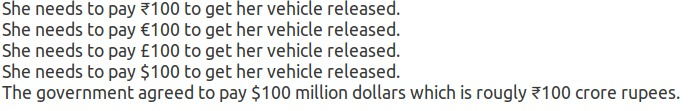
#> input picture annotation/media/tess_rupee_test.jpg, 690 x 111 px
$ python -i table_detect_all.py   (imports and definitions only)
#> lines starting #> are read from the running program, lines starting #| are printed output that depends on the picture; after the words box and inside, x2 and y2 are one past the last pixel; in counts of white or black regions, pixels touching at a corner belong together
#> further down, picture is the input picture: shape (111, 690, 3); mean B, G, R 231.1, 231.9, 231.4
import cv2
import numpy as np
import pandas as pd
import matplotlib.pyplot as plt
import csv

from google.colab.patches import cv2_imshow

try:
    from PIL import Image
except ImportError:
    import Image
import pytesseract as tess
import pytesseract


def recognize_structure(img):
    #tess.pytesseract.tesseract_cmd = 'C:/Program Files/Tesseract-OCR/tesseract.exe'

    #print(img.shape)
    img = cv2.cvtColor(img, cv2.COLOR_BGR2GRAY)
    img_height, img_width = img.shape

    #print("img_height", img_height, "img_width", img_width)

    print("img")
    cv2_imshow(img)

    # thresholding the image to a binary image
    # thresh, img_bin = cv2.threshold(img, 127, 255, cv2.THRESH_BINARY | cv2.THRESH_OTSU)
    img_bin = cv2.adaptiveThreshold(img, 255, cv2.ADAPTIVE_THRESH_GAUSSIAN_C, cv2.THRESH_BINARY, 5, 5)
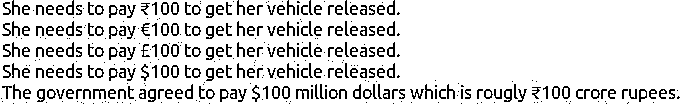
#> img_bin: shape (111, 690); 87% white; black in thin lines or dots

    print("img_bin")
    cv2_imshow(img_bin)


    img_median = cv2.medianBlur(img_bin, 3)
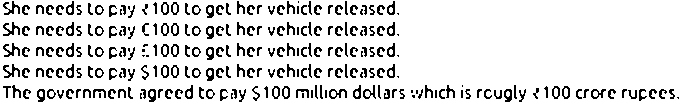
#> img_median: shape (111, 690); 87.8% white; black in thin lines or dots, all inside (x1, y1, x2, y2) = (3, 1, 679, 102)

    print("img_median")
    cv2_imshow(img_median)


    ver_kernel = cv2.getStructuringElement(cv2.MORPH_RECT, (9, img_height*2)) #shape (kernel_len, 1) inverted! xD
    vertical_lines = cv2.erode(img_median, ver_kernel, iterations=1)
#> vertical_lines: shape (111, 690); 1% white; 1 white region, box (x1, y1, x2, y2) and area: (683, 0, 690, 111) 777
    print("vertical_lines")
    cv2_imshow(vertical_lines)

    hor_kernel = cv2.getStructuringElement(cv2.MORPH_RECT, (img_width*2, 9)) #shape (kernel_len, 1) inverted! xD
    horizontal_lines = cv2.erode(img_median, hor_kernel, iterations=1)
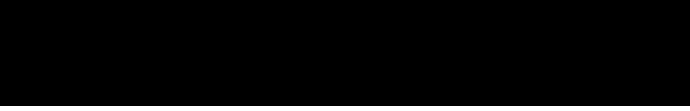
#> horizontal_lines: shape (111, 690); 4.5% white; 1 white region, box (x1, y1, x2, y2) and area: (0, 106, 690, 111) 3450
    print("horizontal_lines")
    cv2_imshow(horizontal_lines)

    # A kernel of 2x2
    kernel = cv2.getStructuringElement(cv2.MORPH_RECT, (2, 2))
    #print(kernel)
    #print(kernel.shape)

    # Combine horizontal and vertical lines in a new third image, with both having same weight.
    img_vh = cv2.addWeighted(vertical_lines, 0.5, horizontal_lines, 0.5, 0.0)
    print("img_vh_1")
    cv2_imshow(img_vh)

    print("~img_vh")
    cv2_imshow(~img_vh)
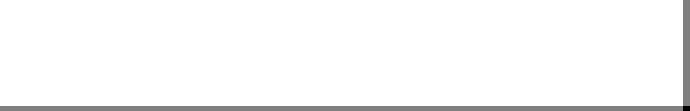
#> shown: shape (111, 690); min 0, max 255, mean 247.9

    # Eroding and thesholding the image
    img_vh = cv2.erode(~img_vh, kernel, iterations=2)
    print("img_vh_2")
    cv2_imshow(img_vh)


    thresh, img_vh = cv2.threshold(img_vh, 128, 255, cv2.THRESH_BINARY )
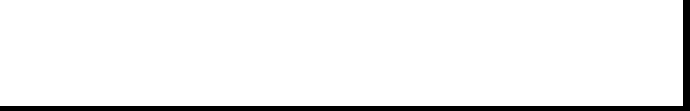
#> img_vh: shape (111, 690); 94.5% white; 1 black region, box (x1, y1, x2, y2) and area: (0, 0, 690, 111) 4192

    print("img_vh_3")
    cv2_imshow(img_vh)

    bitxor = cv2.bitwise_xor(img, img_vh)
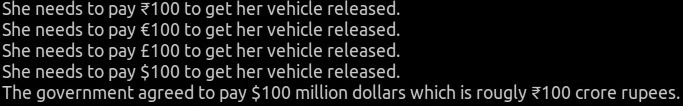
#> bitxor: shape (111, 690); min 0, max 255, mean 37.3
    bitnot = cv2.bitwise_not(bitxor)
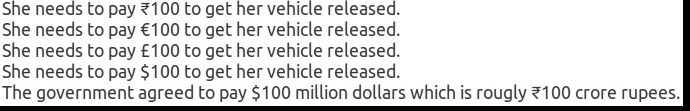
#> bitnot: shape (111, 690); min 0, max 255, mean 217.7
    # Plotting the generated image
    print("bitnot")
    cv2_imshow(bitnot)

    # Detect contours for following box detection
    contours, hierarchy = cv2.findContours(img_vh, cv2.RETR_TREE, cv2.CHAIN_APPROX_SIMPLE)
#> contours = [[[0, 0], [0, 105], [682, 105], [682, 0]]]
    # [4 lines of commented-out code are left out]

    def sort_contours(cnts, method="left-to-right"):
        # initialize the reverse flag and sort index
#> called with method = 'top-to-bottom'
        reverse = False
        i = 0
        # handle if we need to sort in reverse
        if method == "right-to-left" or method == "bottom-to-top":
            reverse = True
        # handle if we are sorting against the y-coordinate rather than
        # the x-coordinate of the bounding box
        if method == "top-to-bottom" or method == "bottom-to-top":
            i = 1
        # construct the list of bounding boxes and sort them from top to
        # bottom
        boundingBoxes = [cv2.boundingRect(c) for c in cnts]
#> boundingBoxes = [(0, 0, 683, 106)]
        (cnts, boundingBoxes) = zip(*sorted(zip(cnts, boundingBoxes),
                                            key=lambda b: b[1][i], reverse=reverse))
#> cnts = ([[0, 0], [0, 105], [682, 105], [682, 0]],); boundingBoxes = ((0, 0, 683, 106),)
        # return the list of sorted contours and bounding boxes
        return (cnts, boundingBoxes)


    # Sort all the contours by top to bottom.
    contours, boundingBoxes = sort_contours(contours, method="top-to-bottom")
#> contours = ([[0, 0], [0, 105], [682, 105], [682, 0]],); boundingBoxes = ((0, 0, 683, 106),)

    # Creating a list of heights for all detected boxes
    heights = [boundingBoxes[i][3] for i in range(len(boundingBoxes))]
#> heights = [106]

    # Get mean of heights
    mean = np.mean(heights)
#> mean = 106

    # Create list box to store all boxes in
    box = []
    # Get position (x,y), width and height for every contour and show the contour on image
    #print("lencontours", len(contours))
    for c in contours:
        x, y, w, h = cv2.boundingRect(c)
        #print("x", x, "y", y, "w", w, "h", h)
        if (w < 0.9*img_width and h < 0.9*img_height):
            image = cv2.rectangle(img, (x, y), (x + w, y + h), (0, 255, 0), 2)
            box.append([x, y, w, h])
#> this loop made 1 pass
#> (c, x, y, w, h) on pass 1: ([[0, 0], [0, 105], [682, 105], [682, 0]], 0, 0, 683, 106)
#> after the loop, box = []

    #cv2_imshow(image)

    # Creating two lists to define row and column in which cell is located
    row = []
    column = []
    j = 0

    #print("len box", len(box))
    # Sorting the boxes to their respective row and column
    for i in range(len(box)):
        if (i == 0):
            column.append(box[i])
            previous = box[i]

        else:
            if (box[i][1] <= previous[1] + mean / 2):
                column.append(box[i])
                previous = box[i]

                if (i == len(box) - 1):
                    row.append(column)

            else:
                row.append(column)
                column = []
                previous = box[i]
                column.append(box[i])
#> this loop made 0 passes
#> after the loop, row = []

    #print(column)
    #print(row)

    # calculating maximum number of cells
    countcol = 0
    index = 0
    for i in range(len(row)):
        current = len(row[i])
        #print("len",len(row[i]))
        if current > countcol:
            countcol = current
            index = i
#> after the loop, countcol = 0; index = 0

    #print("countcol", countcol)

    # Retrieving the center of each column
    #center = [int(row[i][j][0] + row[i][j][2] / 2) for j in range(len(row[i])) if row[0]]
#> (the run stopped early here; a loop or call above may not have finished)

$ run again, on annotation/media/page_1.jpg
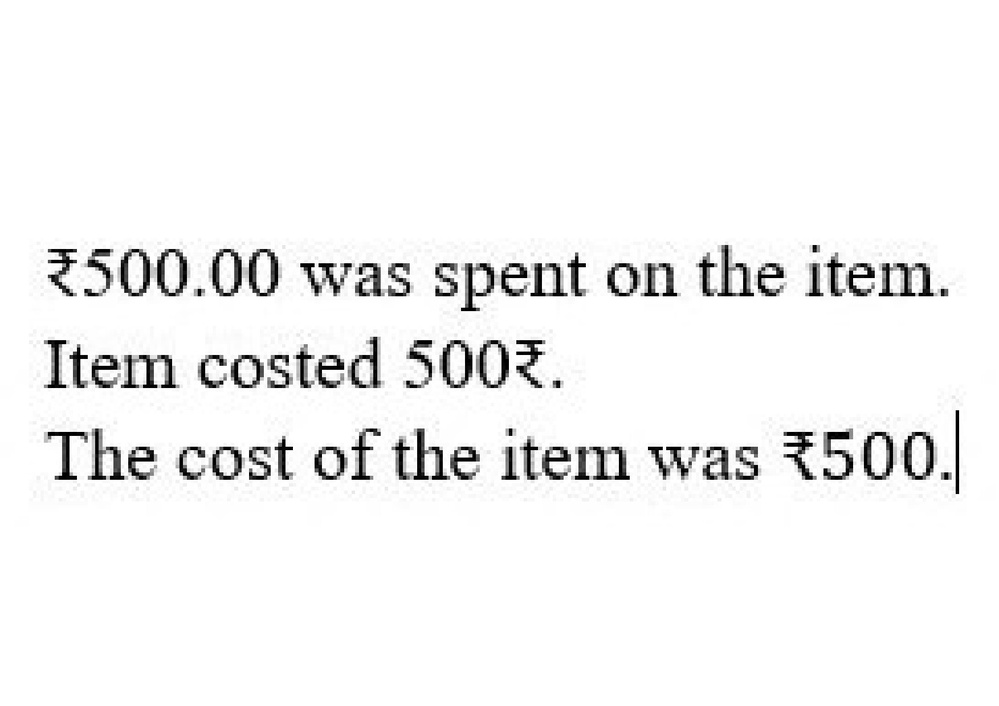
#> input picture annotation/media/page_1.jpg, 999 x 706 px, shrunk from 1753 x 1239 before the run
#> picture is the input picture: shape (706, 999, 3); min 0, max 255, mean 243.9
#> in recognize_structure, `img_bin = cv2.adaptiveThreshold(img, 255, cv2.ADAPTIVE_THRESH_GAUSSIAN..`:
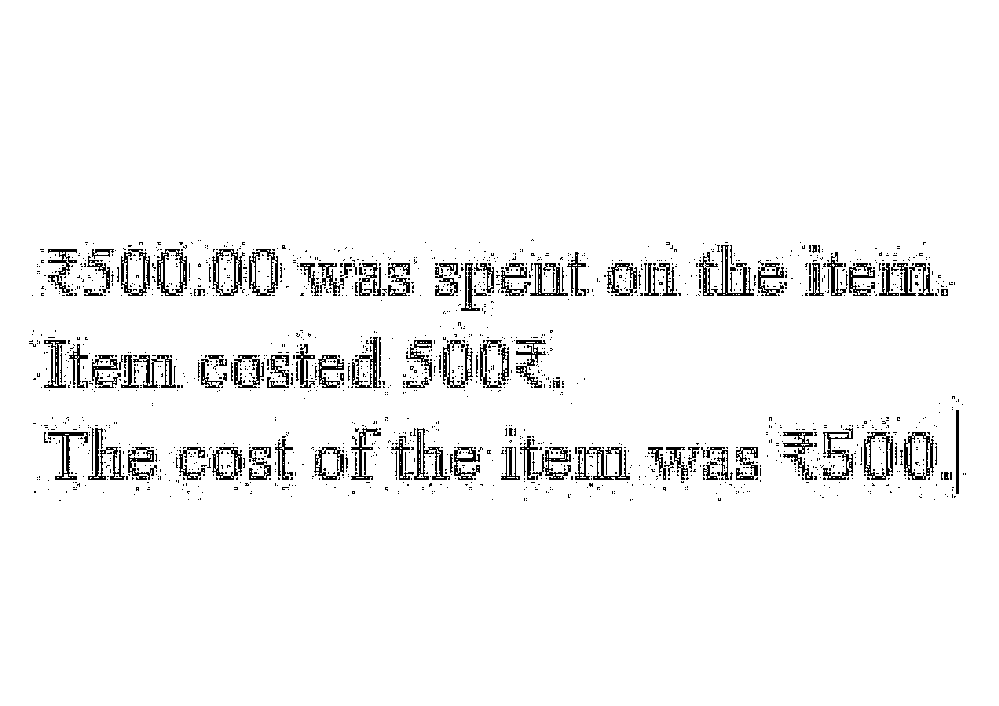
#> img_bin: shape (706, 999); 95.7% white; black in thin lines or dots, all inside (x1, y1, x2, y2) = (29, 239, 966, 501)
#> img_median: shape (706, 999); 96.5% white; 528 black regions (395 under 20 px), largest, box (x1, y1, x2, y2) and area: (879, 263, 937, 296) 682, (121, 355, 183, 388) 634, (900, 432, 933, 480) 546
#> vertical_lines: shape (706, 999); 6.2% white; 2 white regions, box (x1, y1, x2, y2) and area: (963, 0, 999, 706) 25416, (0, 0, 26, 706) 18356
#> horizontal_lines: shape (706, 999); 63.2% white; 3 black regions, box (x1, y1, x2, y2) and area: (0, 406, 999, 505) 98901, (0, 318, 999, 402) 83916, (0, 238, 999, 315) 76923
#> in recognize_structure, `bitnot = cv2.bitwise_not(bitxor)`:
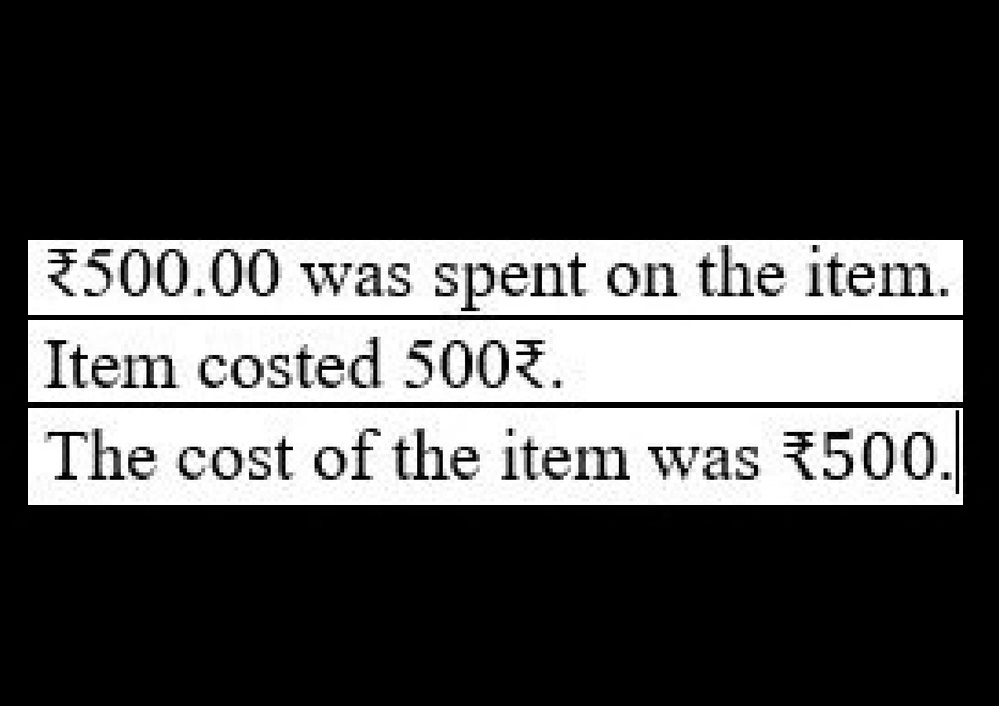
#> bitnot: shape (706, 999); min 0, max 255, mean 74.8
#> contours = 3 contours; box (x1, y1, x2, y2) and area: (28, 408, 963, 505) 89664, (28, 320, 963, 402) 75654, (28, 240, 963, 315) 69116
#> in sort_contours, `boundingBoxes = [cv2.boundingRect(c) for c in cnts]`: boundingBoxes = [(28, 408, 935, 97), (28, 320, 935, 82), (28, 240, 935, 75)]
#> in sort_contours, `(cnts, boundingBoxes) = zip(*sorted(zip(cnts, boundingBoxes), key=lamb..`: cnts has the same summary as contours in recognize_structure; boundingBoxes = ((28, 240, 935, 75), (28, 320, 935, 82), (28, 408, 935, 97))
#> heights = [75, 82, 97]
#> mean = 84.67
#> the loop in recognize_structure, `for c in contours:` made 3 passes
#> (c, y, h) on passes 1 to 3: ([[28, 240], [28, 314], [962, 314], [962, 240]], 240, 75), ([[28, 320], [28, 401], [962, 401], [962, 320]], 320, 82), ([[28, 408], [28, 504], [962, 504], [962, 408]], 408, 97)
#> after the loop in recognize_structure, `for c in contours:`: box = []
#> after the loop in recognize_structure, `for i in range(len(row)):`: countcol = 0

$ run again, on annotation/media/page-1.jpeg
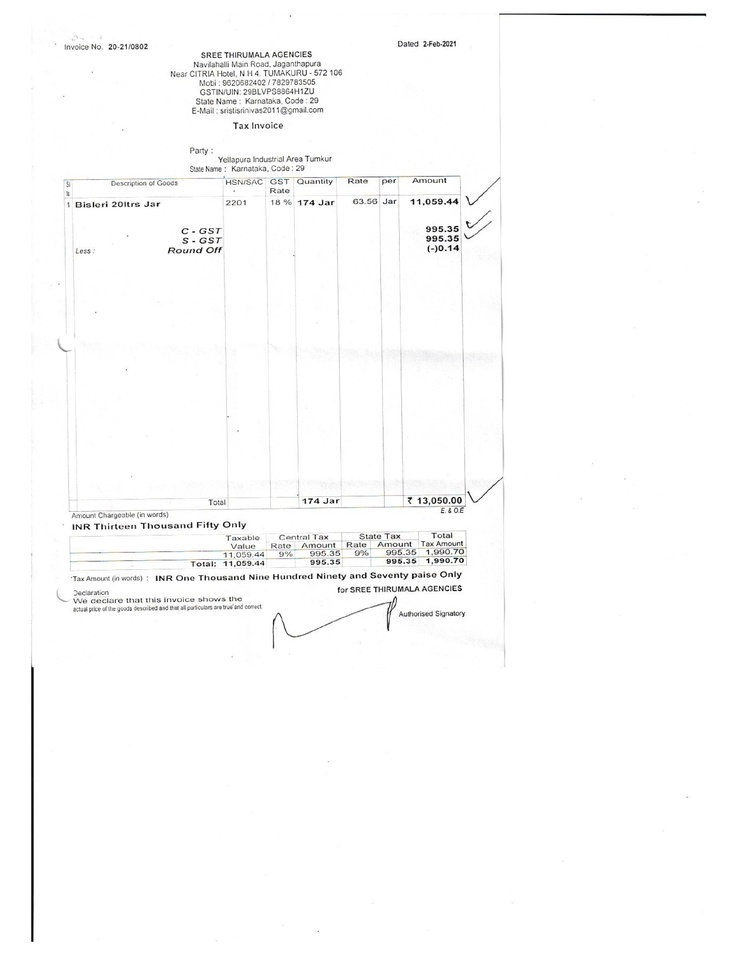
#> input picture annotation/media/page-1.jpeg, 738 x 956 px, shrunk from 2550 x 3301 before the run
#> picture is the input picture: shape (956, 738, 3); mean B, G, R 251.4, 251.5, 251.5
#> img_bin: shape (956, 738); 97.1% white; black in thin lines or dots, all inside (x1, y1, x2, y2) = (31, 13, 706, 942)
#> vertical_lines: shape (956, 738); 20.2% white; 4 white regions, box (x1, y1, x2, y2) and area: (562, 0, 642, 956) 76480, (710, 0, 738, 956) 26768, (0, 0, 27, 956) 25812, (38, 0, 52, 956) 13384
#> horizontal_lines: shape (956, 738); 6.4% white; 5 white regions, box (x1, y1, x2, y2) and area: (0, 642, 738, 662) 14760, (0, 20, 738, 32) 8856, (0, 133, 738, 143) 7380, (0, 946, 738, 956) 7380, (0, 0, 738, 9) 6642
#> in recognize_structure, `bitnot = cv2.bitwise_not(bitxor)`:
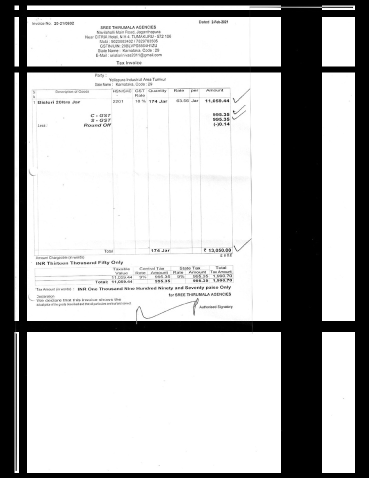
#> bitnot: shape (956, 738) (shown at 1/2 size); min 0, max 255, mean 183.5
#> contours = 12 contours; largest, box (x1, y1, x2, y2) and area: (54, 145, 562, 642) 251472, (54, 664, 562, 946) 142467, (54, 34, 562, 133) 49686, (644, 145, 710, 642) 32240, (644, 664, 710, 946) 18265
#> in sort_contours, `boundingBoxes = [cv2.boundingRect(c) for c in cnts]`: boundingBoxes = [(644, 664, 66, 282), (54, 664, 508, 282), (29, 664, 9, 282), (644, 145, 66, 497), (54, 145, 508, 497), (29, 145, 9, 497), (644, 34, 66, 99), (54, 34, 508, 99), (29, 34, 9, 99), (644, 11, 66, 9), (54, 11, 508, 9), (29, 11, 9, 9)]
#> in sort_contours, `(cnts, boundingBoxes) = zip(*sorted(zip(cnts, boundingBoxes), key=lamb..`: cnts has the same summary as contours in recognize_structure; boundingBoxes = ((644, 11, 66, 9), (54, 11, 508, 9), (29, 11, 9, 9), (644, 34, 66, 99), (54, 34, 508, 99), (29, 34, 9, 99), (644, 145, 66, 497), (54, 145, 508, 497), (29, 145, 9, 497), (644, 664, 66, 282), (54, 664, 508, 282), (29, 664, 9, 282))
#> heights = [9, 9, 9, 99, 99, 99, 497, 497, 497, 282, 282, 282]
#> mean = 221.8
#> the loop in recognize_structure, `for c in contours:` made 12 passes
#> (c, x, y, w, h) on passes 1 to 6: ([[644, 11], [644, 19], [709, 19], [709, 11]], 644, 11, 66, 9), ([[54, 11], [54, 19], [561, 19], [561, 11]], 54, 11, 508, 9), ([[29, 11], [29, 19], [37, 19], [37, 11]], 29, 11, 9, 9), ([[644, 34], [644, 132], [709, 132], [709, 34]], 644, 34, 66, 99), ([[54, 34], [54, 132], [561, 132], [561, 34]], 54, 34, 508, 99), ([[29, 34], [29, 132], [37, 132], [37, 34]], 29, 34, 9, 99)
#> after the loop in recognize_structure, `for c in contours:`:
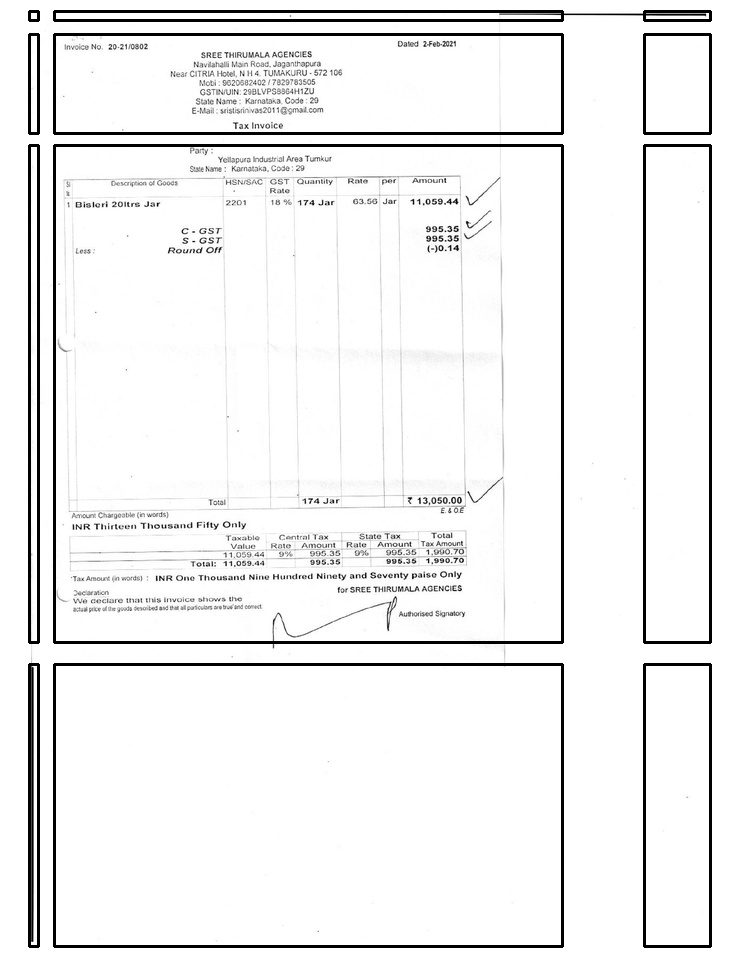
#> img: shape (956, 738); min 0, max 255, mean 240.7
#> after the loop in recognize_structure, `for c in contours:`: box = [[644, 11, 66, 9], [54, 11, 508, 9], [29, 11, 9, 9], [644, 34, 66, 99], [54, 34, 508, 99], [29, 34, 9, 99], [644, 145, 66, 497], [54, 145, 508, 497], [29, 145, 9, 497], [644, 664, 66, 282], [54, 664, 508, 282], [29, 664, 9, 282]]
#> the loop in recognize_structure, `for i in range(len(box)):` made 12 passes
#> after the loop in recognize_structure, `for i in range(len(box)):`: row = [[[644, 11, 66, 9], [54, 11, 508, 9], [29, 11, 9, 9], [644, 34, 66, 99], [54, 34, 508, 99], [29, 34, 9, 99]], [[644, 145, 66, 497], [54, 145, 508, 497], [29, 145, 9, 497]], [[644, 664, 66, 282], [54, 664, 508, 282], [29, 664, 9, 282]]]
#> the loop in recognize_structure, `for i in range(len(row)):` made 3 passes
#> (current, countcol, index) on pass 1: (6, 6, 0)
#> after the loop in recognize_structure, `for i in range(len(row)):`: countcol = 6; index = 0
#> center = [677, 308, 33, 677, 308, 33]
#> the loop in recognize_structure, `for i in range(len(row)):` made 3 passes
#> after the loop in recognize_structure, `for i in range(len(row)):`: finalboxes = 3 items
